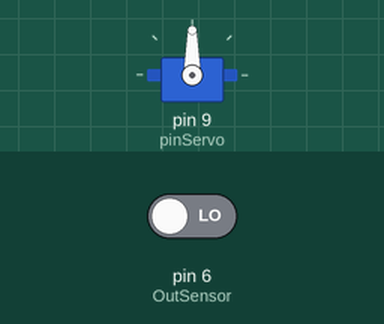
This sketch was run on a simulated Arduino Uno, built with avr-gcc and run on an emulated ATmega328P. Shown: servo. Inputs (shaded band) come from the test bench; at power-on: pin 6 (OutSensor) LOW. What the sketch prints to the serial monitor is not drawn.

Above: at 0.1 s.
At 3.1 s:
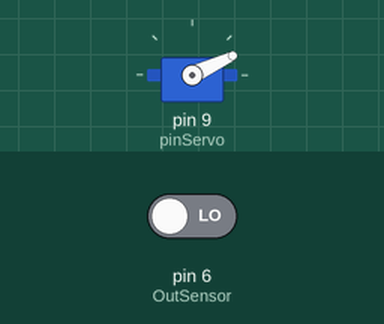
Timing chart, 0 to 4.6 s (numbered marks = the images above):
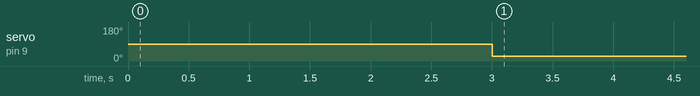

The sketch:

Programa.ino
```cpp
#include <Servo.h>

#define pinServo 9 // define o pino 7 como o de comando do servo motor
#define S0 2 // Atribui ao pino 8 o nome de SO, referente ao pino SO do sensor de cor
#define S1 3// Atribui ao pino 9 o nome de S1, referente ao pino S1 do sensor de cor
#define S2 4 // Atribui ao pino 12 o nome de S2, referente ao pino S2 do sensor de cor
#define S3 5 // Atribui ao pino 11 o nome de S3, referente ao pino S3 do sensor de cor
#define OutSensor 6 // Atribui ao pino 10 o nome de OutSensor, referente ao pino

int red = 0; // declara uma variavel int de nome red_frequency
int green = 0; // declara uma variavel int de nome green_frequency
int blue = 0;// declara uma variavel int de nome blue_frequency

Servo s;

void setup(){
  pinMode(S0, OUTPUT); // define o pino denominado SO como saída
  pinMode(S1, OUTPUT); // define o pino denominado S1 como saída
  pinMode(S2, OUTPUT); // define o pino denominado S2 como saída
  pinMode(S3, OUTPUT); // define o pino denominado S3 como saída
  pinMode(OutSensor, INPUT); // define o pino denominado OutSensor como saída
  Serial.begin(9600); // Inicia a comunicação serial
  digitalWrite(S0, HIGH); // configura a escala de frequência do sensor para 20%
  digitalWrite(S1, LOW); // configura a escala de frequência do sensor para 20%

  s.attach(pinServo);

}

void loop(){

// leitura da cor vermelha
digitalWrite(S2,LOW); // configuração para os Fotodiodos red serem lidos
digitalWrite(S3,LOW); // configuração para os Fotodiodos red serem lidos
red = pulseIn (OutSensor, LOW); // armazena na variável red a frequência lida em OutSensor
Serial.print ("R= "); // escreve a letra R no monitor serial
Serial.print (red); // apresenta os valores armazenados na variável red no monitor serial
Serial.print ("   "); // espaço de texto no monitor serial

// leitura da cor verde
digitalWrite(S2,HIGH); // configuração para os Fotodiodos green serem lidos
digitalWrite(S3,HIGH); // configuração para os Fotodiodos green serem lidos
green = pulseIn (OutSensor, LOW); // armazena na variável green a frequência lida em OutSensor
Serial.print ("G= "); // escreve a letra G no monitor serial
Serial.print (green); // apresenta os valores armazenados na variável green no monitor serial
Serial.print ("   "); // espaço de texto no monitor serial

// leitura da cor azul
digitalWrite(S2,LOW); // configuração para os Fotodiodos blue serem lidos
digitalWrite(S3,HIGH); // configuração para os Fotodiodos blue serem lidos
blue = pulseIn (OutSensor, LOW); // armazena na variável blue a frequência lida em OutSensor
Serial.print ("B= "); // escreve a letra B no monitor serial
Serial.print (blue); // apresenta os valores armazenados na variável blue no monitor serial
Serial.print ("   "); // espaço de texto no monitor serial

  Serial.print("\n");
  s.write(25);


 // if(130<red&&red<150&&green<165&&blue>43)
  //{
    //Serial.println("| Vermelho");
  //}
  if(160<red&&red<173&&165<green&&green<175&&blue>40)
  {
       Serial.println("| Azul");
  }
  if(red>145&&165<green&&green<179&&blue>46)
  {
    Serial.println("| Verde");
  }
   Serial.print("\n");


 /* // condiçoes para detecção das cores e atuação do servo motor
  if (47 < red && red < 70 &&  140 < green && green < 180 && 110 < blue && blue < 130){ // se os valores de RGB estiverem dentro dos parâmetros determinados, executa o codigo abaixo
    Serial.println("| Vermelho"); }
  else if (140 < red && red < 160 && 85 < green < green < 115 && 45< blue && blue < 65){ // se os valores de RGB estiverem dentro dos parâmetros determinados, executa o codigo abaixo
    Serial.println("| Azul");}
  else if (150 < red && red < 175 &&  130< green && green < 155 && 120< blue && blue < 140){ // se os valores de RGB estiverem dentro dos parâmetros determinados, executa o codigo abaixo
    Serial.println("| Verde");}
  else if (30<red&&red<55 &&  110 < green && green < 135 && 105 < blue && blue < 125){ // se os valores de RGB estiverem dentro dos parâmetros determinados, executa o codigo abaixo
    Serial.println("| Laranja");}
  else if (25 < red && red < 45 &&  35 < green && green < 55 && 55 < blue && blue < 76){ // se os valores de RGB estiverem dentro dos parâmetros determinados, executa o codigo abaixo
    Serial.println("| Amarelo");}
  else if (65 < red && red < 90 &&  100 < green && green < 120 && 50 < blue && blue < 77){ // se os valores de RGB estiverem dentro dos parâmetros determinados, executa o codigo abaixo
    Serial.println("| Roxo");}
  else if (115 < red && red < 135 &&  155 < green && green < 170 && 110 < blue && blue < 140){ // se os valores de RGB estiverem dentro dos parâmetros determinados, executa o codigo abaixo
    Serial.println("| Marron");}
  else if (80 < red && red < 95 &&  55 < green && green < 70 && 35 < blue && blue < 50){ // se os valores de RGB estiverem dentro dos parâmetros determinados, executa o codigo abaixo
    Serial.println("| Azul Claro");}
  else if (74 < red && red < 90 &&  45 < green && green < 75 && 60 < blue && blue < 90){ // se os valores de RGB estiverem dentro dos parâmetros determinados, executa o codigo abaixo
  Serial.println("| Verde Claro");}
  else if (red > 240 && green > 270 && blue > 200){ // se os valores de RGB estiverem dentro dos parâmetros determinados, executa o codigo abaixo
    Serial.println("| Preto");}
  else if (red < 50 && green < 50 && blue < 50){ // se os valores de RGB estiverem dentro dos parâmetros determinados, executa o codigo abaixo
    Serial.println("| Branco");}
    Serial.println(); // quebra um linha no texto do serial monitor
    delay(300); // atraso de 300 milisegundos*/
}
```

Measured:
- by itself, servo on pin 9 (pinServo): 90° → 25° at 3.0 s
